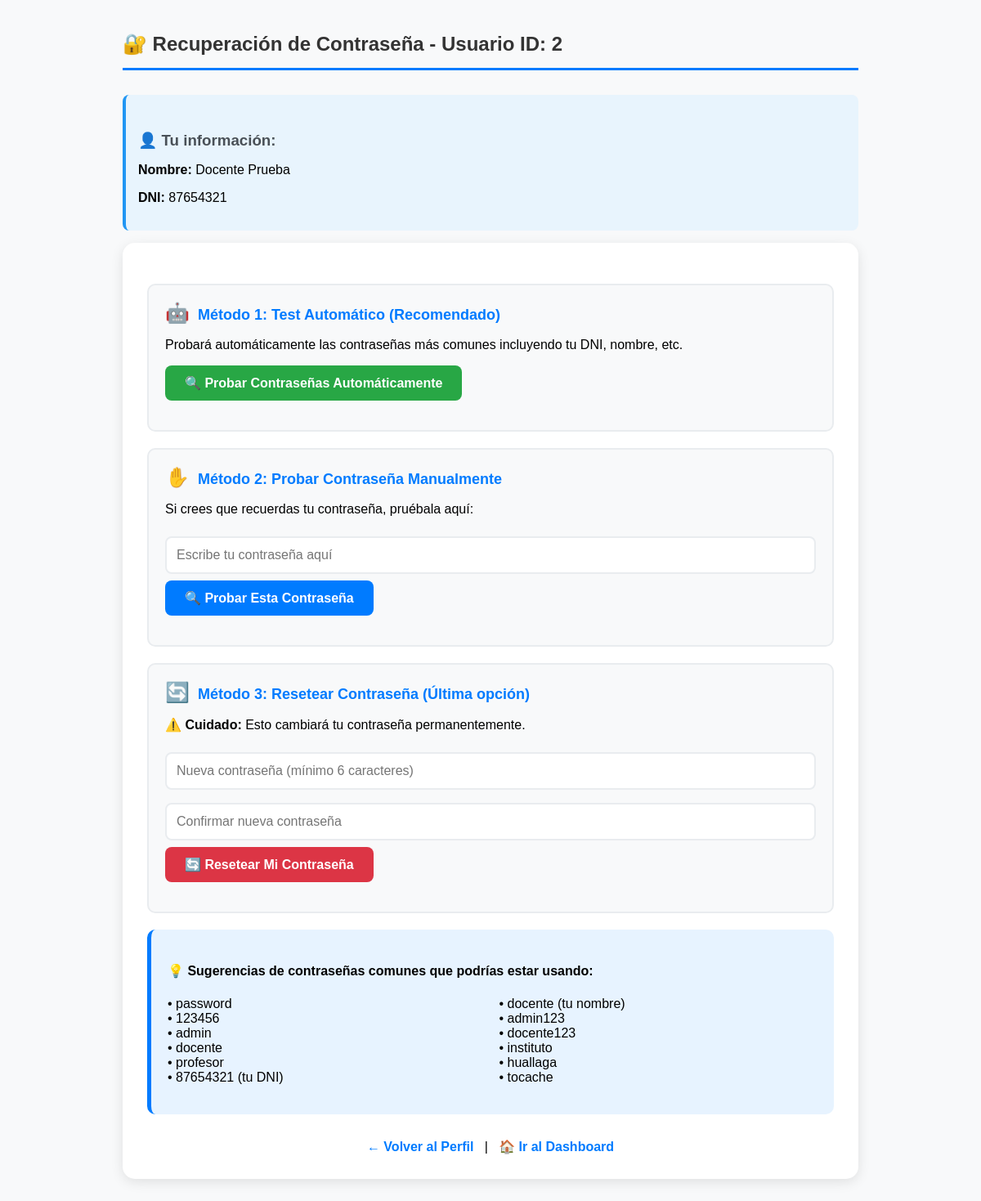
Screenshot of /teacher/password_recovery.php (signed in) with the database file from the repository.
### tables this page shows
CREATE TABLE `usuarios` (
  `id` int(11) NOT NULL AUTO_INCREMENT,
  `dni` varchar(8) NOT NULL,
  `nombres` varchar(100) NOT NULL,
  `apellidos` varchar(100) NOT NULL,
  `email` varchar(100) DEFAULT NULL,
  `password` varchar(255) NOT NULL,
  `tipo_usuario` enum('super_admin','docente','estudiante') NOT NULL,
  `estado` enum('activo','inactivo') DEFAULT 'activo',
  `fecha_creacion` timestamp NOT NULL DEFAULT current_timestamp(),
  PRIMARY KEY (`id`),
  UNIQUE KEY `dni` (`dni`)
);

### teacher/password_recovery.php (the view, shortened to what this page needs)
<?php
$teacher_id = $_SESSION['user_id'];
$database = new Database();
$conn = $database->getConnection();
echo "<h2>🔐 Recuperación de Contraseña - Usuario ID: $teacher_id</h2>";
$stmt = $conn->prepare("SELECT id, dni, nombres, apellidos, password FROM usuarios WHERE id = ?");
$stmt->execute([$teacher_id]);
$user = $stmt->fetch(PDO::FETCH_ASSOC);
echo "<div style='background: #e8f4fd; padding: 15px; margin: 15px 0; border-radius: 8px; border-left: 4px solid #2196F3;'>";
echo "<h3>👤 Tu información:</h3>";
echo "<p><strong>Nombre:</strong> " . $user['nombres'] . " " . $user['apellidos'] . "</p>";
echo "<p><strong>DNI:</strong> " . $user['dni'] . "</p>";
echo "</div>";
?>
<!DOCTYPE html>
<html>
<head>
</head>
<body>
    <div class="container">
        <div class="method">
            <div class="method-title">
                <span class="icon">🤖</span>Método 1: Test Automático (Recomendado)
            </div>
            <p>Probará automáticamente las contraseñas más comunes incluyendo tu DNI, nombre, etc.</p>
            <form method="POST">
                <button type="submit" class="btn btn-success">🔍 Probar Contraseñas Automáticamente</button>
            </form>
        </div>
        <div class="method">
            <div class="method-title">
                <span class="icon">✋</span>Método 2: Probar Contraseña Manualmente
            </div>
            <p>Si crees que recuerdas tu contraseña, pruébala aquí:</p>
            <form method="POST">
                <input type="password" name="test_password" class="input" placeholder="Escribe tu contraseña aquí" required>
                <button type="submit" class="btn">🔍 Probar Esta Contraseña</button>
            </form>
        </div>
        <div class="method">
            <div class="method-title">
                <span class="icon">🔄</span>Método 3: Resetear Contraseña (Última opción)
            </div>
            <p><strong>⚠️ Cuidado:</strong> Esto cambiará tu contraseña permanentemente.</p>
            <form method="POST" onsubmit="return confirm('¿Estás seguro de que quieres resetear tu contraseña? Esta acción no se puede deshacer.')">
                <input type="password" name="new_password" class="input" placeholder="Nueva contraseña (mínimo 6 caracteres)" required minlength="6">
                <input type="password" name="confirm_password" class="input" placeholder="Confirmar nueva contraseña" required minlength="6">
                <button type="submit" class="btn btn-danger">🔄 Resetear Mi Contraseña</button>
            </form>
        </div>
        <div style="background: #e7f3ff; padding: 20px; margin: 20px 0; border-radius: 10px; border-left: 5px solid #007bff;">
            <h4>💡 Sugerencias de contraseñas comunes que podrías estar usando:</h4>
            <ul style="columns: 2; list-style-type: none; padding: 0;">
                <li>• password</li>
                <li>• 123456</li>
                <li>• admin</li>
                <li>• docente</li>
                <li>• profesor</li>
                <li>• <?php echo $user['dni']; ?> (tu DNI)</li>
                <li>• <?php echo strtolower($user['nombres']); ?> (tu nombre)</li>
                <li>• admin123</li>
                <li>• docente123</li>
                <li>• instituto</li>
                <li>• huallaga</li>
                <li>• tocache</li>
            </ul>
        </div>
        <div style="margin-top: 30px; text-align: center;">
            <a href="profile.php" style="color: #007bff; text-decoration: none; font-weight: bold;">← Volver al Perfil</a>
            &nbsp;&nbsp;|&nbsp;&nbsp;
            <a href="../dashboard.php" style="color: #007bff; text-decoration: none; font-weight: bold;">🏠 Ir al Dashboard</a>
        </div>
    </div>
</body>
</html>

### teacher/password_recovery.php (style rules this page uses)
body { font-family: Arial; max-width: 900px; margin: 20px auto; padding: 20px; background: #f8f9fa; }
.container { background: white; padding: 30px; border-radius: 15px; box-shadow: 0 4px 15px rgba(0,0,0,0.1); }
.method { background: #f8f9fa; padding: 20px; margin: 20px 0; border-radius: 10px; border: 2px solid #e9ecef; }
.input { width: 100%; padding: 12px; margin: 8px 0; border: 2px solid #e9ecef; border-radius: 8px; box-sizing: border-box; font-size: 16px; }
.btn { background: #007bff; color: white; padding: 12px 24px; border: none; cursor: pointer; border-radius: 8px; font-size: 16px; font-weight: 600; transition: background 0.3s; }
.btn-success { background: #28a745; }
.btn-danger { background: #dc3545; }
h2 { color: #333; border-bottom: 3px solid #007bff; padding-bottom: 15px; margin-bottom: 30px; }
h3 { color: #495057; margin-top: 30px; margin-bottom: 15px; }
.method-title { font-size: 18px; font-weight: bold; color: #007bff; margin-bottom: 10px; }
.icon { font-size: 24px; margin-right: 10px; }

### rows the page displays
usuarios: nombres "Docente", apellidos "Prueba", dni "87654321", nombres "docente"

### other values shown
$teacher_id "2"
